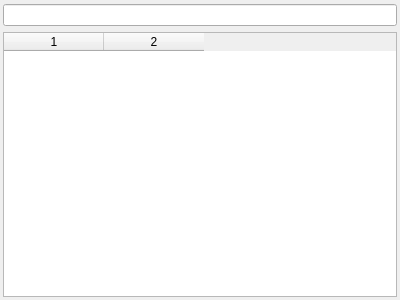
<?xml version="1.0" encoding="UTF-8"?>
<ui version="4.0">
 <class>DescriptorsBrowser</class>
 <widget class="QDialog" name="DescriptorsBrowser">
  <property name="geometry">
   <rect>
    <x>0</x>
    <y>0</y>
    <width>400</width>
    <height>300</height>
   </rect>
  </property>
  <property name="windowTitle">
   <string>Dialog</string>
  </property>
  <property name="modal">
   <bool>true</bool>
  </property>
  <layout class="QVBoxLayout" name="verticalLayout">
   <property name="leftMargin">
    <number>3</number>
   </property>
   <property name="topMargin">
    <number>4</number>
   </property>
   <property name="rightMargin">
    <number>3</number>
   </property>
   <property name="bottomMargin">
    <number>3</number>
   </property>
   <item>
    <widget class="QLineEdit" name="lineedit_info"/>
   </item>
   <item>
    <widget class="QTableWidget" name="table_info">
     <property name="columnCount">
      <number>2</number>
     </property>
     <attribute name="verticalHeaderVisible">
      <bool>false</bool>
     </attribute>
     <column/>
     <column/>
    </widget>
   </item>
  </layout>
 </widget>
 <resources/>
 <connections/>
</ui>
